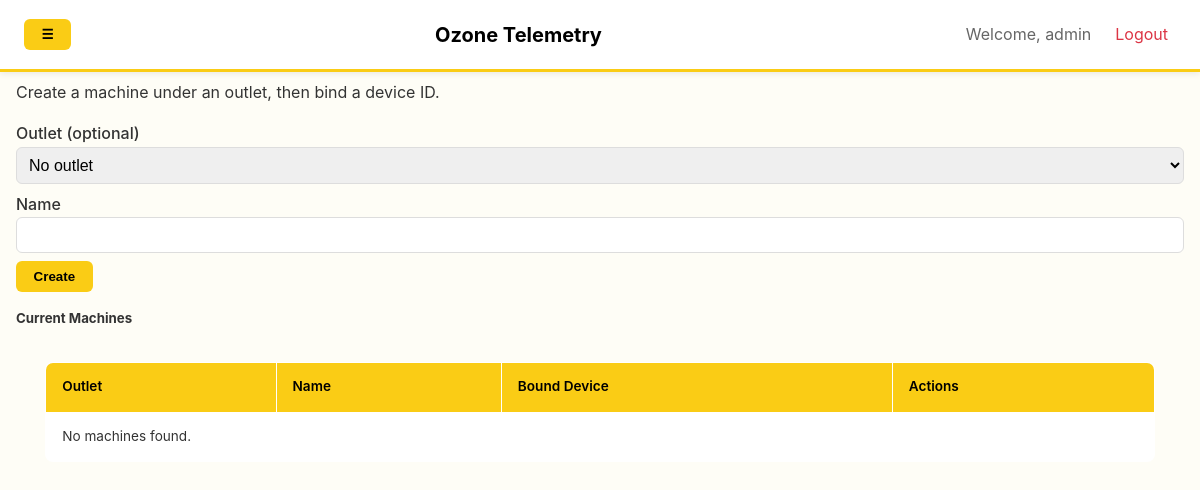
Before: /machines/ (signed in) with the older database file.
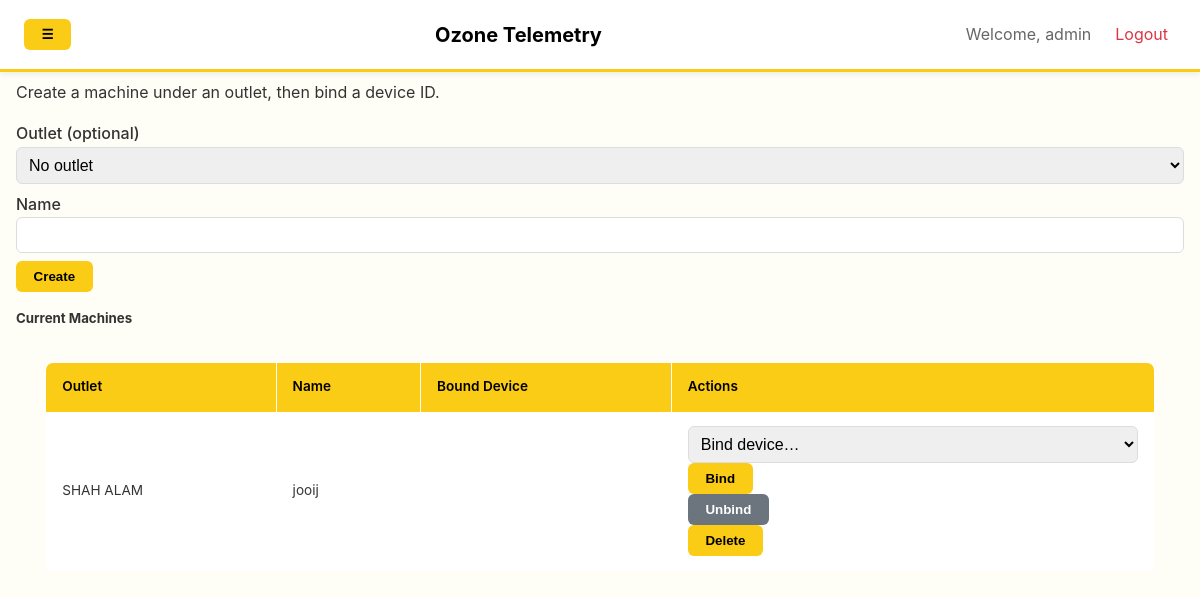
After: the same page with the newer database file.
### telemetry/models.py (models this page shows, shortened)
class Machine(models.Model):
    outlet = models.ForeignKey(Outlet, on_delete=models.CASCADE, related_name='machines', null=True, blank=True)
    name = models.CharField(max_length=200, null=True, blank=True)
    machine_type = models.CharField(max_length=50, default='Ozone Generator')
    is_active = models.BooleanField(default=True)
    installed_date = models.DateField(null=True, blank=True)
    last_maintenance = models.DateField(null=True, blank=True)
    notes = models.TextField(null=True, blank=True)
    created_at = models.DateTimeField(auto_now_add=True)
    updated_at = models.DateTimeField(auto_now=True)
    class Meta:
        ordering = ["outlet__name", "name"]

class Outlet(models.Model):
    name = models.CharField(max_length=200, unique=True)
    location = models.CharField(max_length=300, null=True, blank=True)
    address = models.TextField(null=True, blank=True)
    contact_person = models.CharField(max_length=100, null=True, blank=True)
    contact_phone = models.CharField(max_length=20, null=True, blank=True)
    total_sva = models.IntegerField(null=True, blank=True, help_text="Total Service Advisors")
    average_intage_services = models.IntegerField(null=True, blank=True, help_text="Average intage services")
    number_of_machines = models.IntegerField(null=True, blank=True, help_text="Number of machines at outlet")
    is_active = models.BooleanField(default=True)
    created_at = models.DateTimeField(auto_now_add=True)
    updated_at = models.DateTimeField(auto_now=True)
    class Meta:
        ordering = ["name"]

### telemetry/views.py (the view, shortened to what this page needs)
# urls.py: path('machines/', machines_page, name='machines'),
@login_required(login_url='/accounts/login/')
def machines_page(request):
    from .models import Machine, Outlet, MachineDevice
    machines = Machine.objects.select_related('outlet').all().order_by('name')
    outlets = Outlet.objects.all().order_by('name')
    active_device_ids = set(MachineDevice.objects.filter(is_active=True).values_list('device_id', flat=True))
    bindings = {md.device_id: md for md in MachineDevice.objects.filter(is_active=True)}
    active_map = {}
    for md in MachineDevice.objects.filter(is_active=True):
        active_map[md.machine_id] = md.device_id
    available_devices = Device.objects.exclude(device_id__in=active_device_ids).order_by('device_id')
    return render(request, 'telemetry/machines.html', {
        'machines': machines,
        'outlets': outlets,
        'bindings': bindings,
        'available_devices': available_devices,
        'active_map': active_map,
    })

### telemetry/templates/telemetry/machines.html (shortened to what this page needs)
{% extends "telemetry/base.html" %}
{% block content %}
<h3>Machines</h3>
<section class="cards" style="margin-bottom:1rem">
  <div class="card">
    <strong>Add Machine</strong>
    <p style="margin:.5rem 0 1rem">Create a machine under an outlet, then bind a device ID.</p>
    <form method="post">
      <div class="grid">
        <div>
          <label>Outlet (optional)
            <select name="outlet_id">
              <option value="">No outlet</option>
            </select>
          </label>
        </div>
        <div>
          <label>Name
            <input name="name" required />
          </label>
        </div>
      </div>
      <button type="submit">Create</button>
    </form>
  </div>
</section>
<h5>Current Machines</h5>
<table class="striped">
  <thead>
    <tr>
      <th>Outlet</th>
      <th>Name</th>
      <th>Bound Device</th>
      <th>Actions</th>
    </tr>
  </thead>
  <tbody>
    {% for m in machines %}
    <tr>
      <td>{% if m.outlet %}{{ m.outlet.name }}{% else %}<span class="badge">No outlet</span>{% endif %}</td>
      <td>{{ m.name }}</td>
      <td class="mono">
      </td>
      <td>
        <div class="toolbar">
          <form method="post" action="/devices/bind/">
            <select name="device_id" required>
              <option value="">Bind device…</option>
            </select>
            <button type="submit">Bind</button>
          </form>
          <form method="post" action="/devices/unbind/">
            {% with active=None %}
              {% if active %}
                <input type="hidden" name="device_id" value="{{ active.device_id }}" />
                <button type="submit" class="secondary">Unbind</button>
              {% else %}
                <button type="button" class="secondary" disabled>Unbind</button>
              {% endif %}
            {% endwith %}
          </form>
          <form method="post" action="/machines/delete/" onsubmit="return confirm('Delete this machine? This cannot be undone.');">
            <button type="submit" class="danger">Delete</button>
          </form>
        </div>
      </td>
    </tr>
    {% empty %}
    <tr>
      <td colspan="4">No machines found.</td>
    </tr>
    {% endfor %}
  </tbody>
</table>
{% endblock %}

Changed rows visible on the page:
added Machine: outlet.name "SHAH ALAM", name "jooij"
Other visible differences:
text no longer shown: "No machines found."
